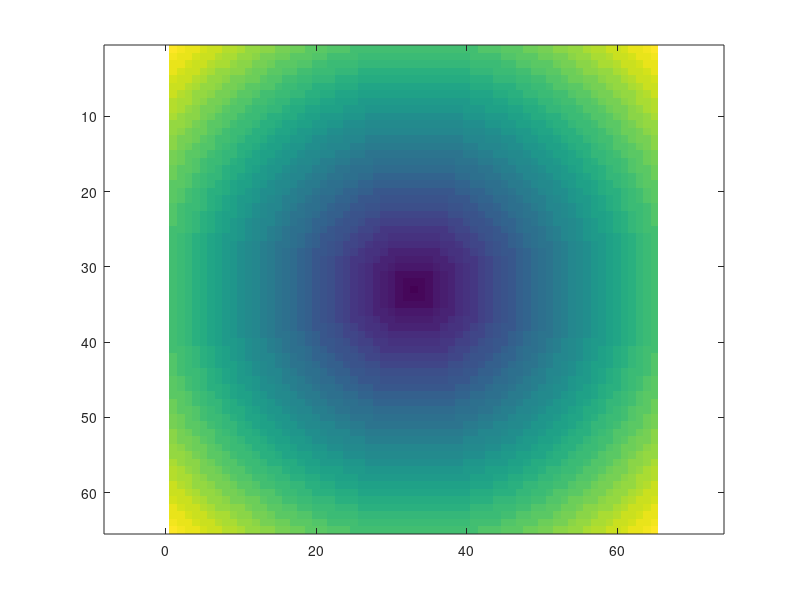

This figure's MATLAB source:
clear all;
x=-32:1:32;
y=-32:1:32;
[X,Y] = meshgrid(x,y);
Z4 = zeros(size(X));
Grad = 1.002;
B0Cntr = 0.05859;
r = [0:1:50];
for i = 1:1:(size(r,2)-1)
    Z1 = (X.^2 + Y.^2)<r(i+1)^2;
    Z2 = (X.^2 + Y.^2)<r(i)^2;
    Z3 = double(Z1-Z2);
    Z4 = Z4 + ((Grad^(i-1))*Z3);    
end
BZMsrdIntrpol = B0Cntr*Z4;
max(max(BZMsrdIntrpol))
save('ConcBMap','BZMsrdIntrpol')
imagesc(BZMsrdIntrpol)
axis equal